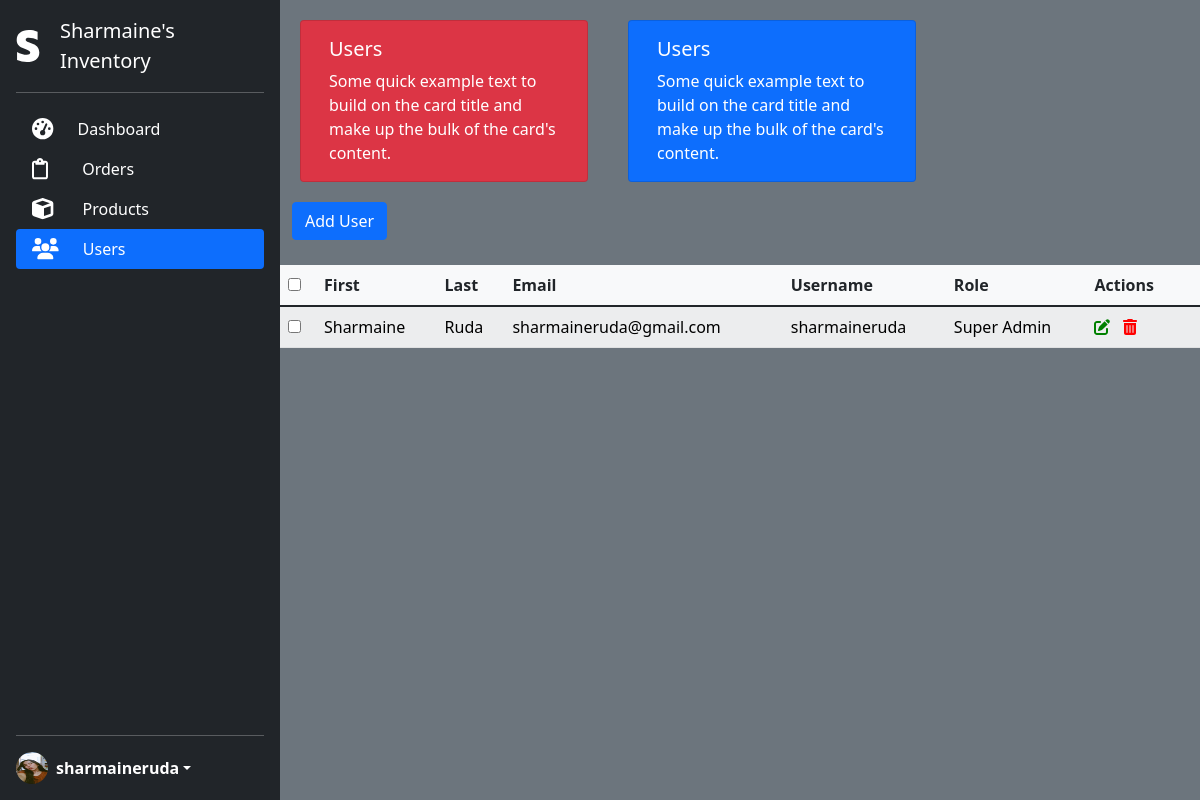
The app's page /users/ (signed in) with its own data.
### user/models.py (models this page shows, shortened)
class Profile(AbstractBaseUser):
    first_name = models.CharField(max_length=20, null=False, blank=False)
    last_name = models.CharField(max_length=10, null=False, blank=False)
    username = models.CharField(max_length=30, unique=True, null=False, blank=False)
    email = models.EmailField(max_length=60, unique=True, null=False, blank=False)
    avatar = models.ImageField(null=False, blank=False, default="default.jpg")
    is_active = models.BooleanField(default=True)
    is_staff = models.BooleanField(default=False, null=True)
    is_admin = models.BooleanField(default=False)
    is_superuser = models.BooleanField(default=False)
    USERNAME_FIELD = 'username'
    REQUIRED_FIELDS = ['email']
    objects = CustomAccountManager()
    @property
    def imageURL(self):
        try:
            img = self.avatar.url
        except:
            img = ''
        return img

### user/views.py (the view)
# urls.py: path('users/', views.users_view, name="users")
@login_required(login_url='/login/')
def users_view(request):
    form = RegistrationForm()
    users = Profile.objects.all()
    context = {
        'users':users,
        'form':form
    }
    return render(request, 'user/users.html', context)

### user/templates/user/users.html (shortened to what this page needs)
{% extends 'base.html' %}
{% load static %}
{% block content %}
<main class="text-white bg-secondary">
    <div class="d-flex flex-column flex-shrink-0 p-3 text-white bg-dark" style="width: 280px;">
        <a href="/" class="d-flex align-items-center mb-3 mb-md-0 me-md-auto text-white text-decoration-none">
        <i class="fab fa-2x fa-stripe-s"></i>
        <span class="fs-5" style="padding-left: 20px;">Sharmaine's Inventory</span>
        </a>
        <hr>
        <ul class="nav nav-pills flex-column mb-auto">
        <li>
            <a href="{% url 'dashboard' %}" class="nav-link text-white">
            <i class="fas fa-tachometer-alt fa-lg"></i>
            <span class="fs-6" style="padding-left: 20px;">Dashboard</span>
            </a>
        </li>
        <li>
            <a href="#" class="nav-link text-white">
            <i class="far fa-clipboard fa-lg"></i>
            <span class="fs-6" style="padding-left: 30px;">Orders</span>
            </a>
        </li>
        <li>
            <a href="{% url 'products' %}" class="nav-link text-white">
            <i class="fas fa-cube fa-lg"></i>
            <span class="fs-6" style="padding-left: 25px;">Products</span>
            </a>
        </li>
        <li>
            <a href="{% url 'users' %}" class="nav-link active" aria-current="page">
            <i class="fas fa-users fa-lg"></i>
            <span class="fs-6" style="padding-left: 20px;">Users</span>
            </a>
        </li>
        </ul>
        <hr>
        <div class="dropdown">
        <a href="#" class="d-flex align-items-center text-white text-decoration-none dropdown-toggle" id="dropdownUser1" data-bs-toggle="dropdown" aria-expanded="false">
            <img src="{{request.user.imageURL}}" alt="" width="32" height="32" class="rounded-circle me-2">
            <strong>{{request.user.username}}</strong>
        </a>
        </div>
    </div>
    <div class="container bg-secondary">
        <div class="row">
            <div class="card bg-danger text-white" style="width: 18rem;margin:20px;">
                <div class="card-body">
                <h5 class="card-title">Users</h5>
                <p class="card-text">Some quick example text to build on the card title and make up the bulk of the card's content.</p>
                </div>
            </div>
            <div class="card bg-primary text-white" style="width: 18rem;margin:20px;">
                <div class="card-body">
                <h5 class="card-title">Users</h5>
                <p class="card-text">Some quick example text to build on the card title and make up the bulk of the card's content.</p>
                </div>
            </div>
        </div>
        <div class="row">
            <div class="col-3 align-self-end">
                <button class="btn btn-primary" data-toggle="modal" data-target="#addUserModal">Add User</button>
            </div>
        </div>
        <div class="row" style="margin-top: 25px;">
            <table class="table table-striped table-light text-dark">
                <thead>
                <th scope="col"><input type="checkbox" id="checkall" /></th>
                <th scope="col">First</th>
                <th scope="col">Last</th>
                <th scope="col">Email</th>
                <th scope="col">Username</th>
                <th scope="col">Role</th>
                <th scope="col">Actions</th>
                <th scope="col"></th>
                </thead>
                <tbody id="tbody">
                {% for user in users %}
                    <tr>
                        <td><input type="checkbox" id="checkthis" /></td>
                        <td>{{ user.first_name }}</td>
                        <td>{{ user.last_name }}</td>
                        <td>{{ user.email }}</td>
                        <td>{{ user.username }}</td>
                        <td>{% if user.is_superuser %}Super Admin{% elif user.is_admin %}Admin{% elif user.is_staff %}Staff{% endif %}</td>
                        <td><a href="" style="color:green;"><i class="fas fa-edit"></i></th></a>&nbsp;&nbsp;&nbsp;<a href="" style="color:red;"><i class="fas fa-trash-alt"></i></th></a></td>
                        <td></td>
                    </tr>
                {% endfor %}
                </tbody>
            </table>
        </div>
    </div>
</main>
{% endblock content %}

### static/styles/styles.css (style rules this page uses)
body { min-height: 100vh; min-height: -webkit-fill-available; }
html { height: -webkit-fill-available; }
main { display: flex; flex-wrap: nowrap; height: 100vh !important; height: -webkit-fill-available; max-height: 100vh; overflow-x: auto; overflow-y: hidden; }
.dropdown-toggle { outline: 0; }

### records on screen
Profile: user.imageURL (picture), user.username "sharmaineruda", first_name "Sharmaine", last_name "Ruda", email "sharmaineruda@gmail.com", username "sharmaineruda", is_superuser "Super Admin"
